Frame 1 (no input): blank canvas, image omitted
Frame 60 (the mouse pressed at the canvas centre just before this capture): blank canvas, image omitted
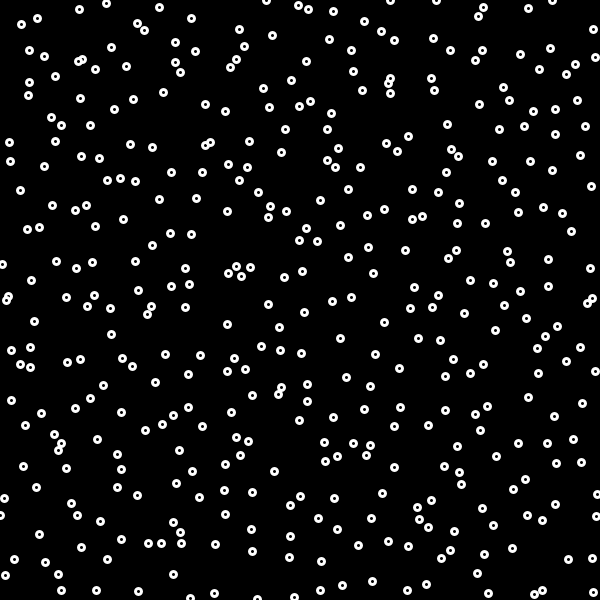
Frame 120 (the mouse held since frame 60 and released just before this capture)

The Processing sketch whose frames 1 and 60 were blank and that drew this single picture after the mouse press (run headless with seeded random() and noise(); from frame 60 on, the mouse is pressed at the canvas centre):

// Processing sketch: processing_26611
// ── processing_26611.pde

float tileCount = 20;
float r = random(50);
int actRandomSeed = 0;


void setup(){
  size(600, 600);
  stroke(255);
}

void draw() {


  translate(width/tileCount/2, height/tileCount/2);

  background(0);
  smooth();
  fill(0);
  
  randomSeed(actRandomSeed);

  strokeWeight(mouseY/100);

  for (int gridY=0; gridY<tileCount; gridY++) {
    for (int gridX=0; gridX<tileCount; gridX++) {

      float posX = width/tileCount * gridX;
      float posY = height/tileCount * gridY;

      float shiftX = random(-mouseX, mouseX)/20;
      float shiftY = random(-mouseX, mouseX)/20;

      ellipse(posX+shiftX, posY+shiftY, mouseY/50, mouseY/50);
    }
  }
}
